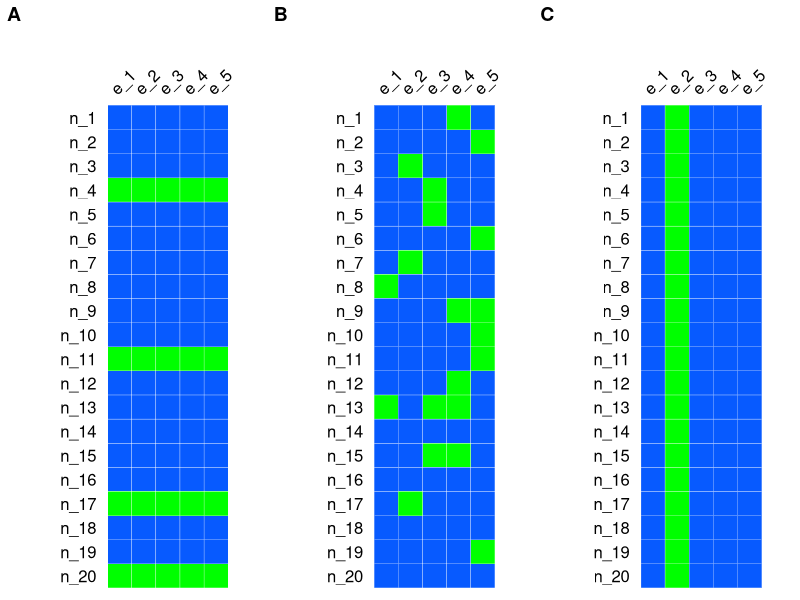

This chart was generated by the following R code:
###Load libraries
library(ggplot2)
library(cowplot)
library(reshape2)

set.seed(12)

Y <- matrix(1, nrow=20, ncol=5)
rownames(Y) <- paste0("n_", 20:1)
colnames(Y) <- paste0("e_", 1:5)

###Random lines
Yna <- Y
Yna[c(1,4, 10, 17), ] <- NA

Yna_melt <- melt(Yna)
colnames(Yna_melt) <- c("n", "e", "y")

p_rl <- ggplot(Yna_melt, aes(x = e, y = n, fill = y)) +
  geom_tile(color = "white") +
  labs(x = "", y = "", fill=expression(r[A]), title="") +
  scale_fill_gradient2(low = "#FFFFCC",
                       mid = "#075AFF",
                       high = "#FF0000",
                       na.value = "green") +
  scale_x_discrete(position = "top") +
  coord_fixed() +
  theme_cowplot(font_size = 14) +
  theme(legend.position = "none",
        line = element_blank(),
        axis.text.x = element_text(angle = 45, vjust = 1, hjust=0.1))

###Random observations
Yna <- Y

Yna[sample(x=1:100, size=20)] <- NA

Yna_melt <- melt(Yna)
colnames(Yna_melt) <- c("n", "e", "y")

p_ro <- ggplot(Yna_melt, aes(x = e, y = n, fill = y)) +
  geom_tile(color = "white") +
  labs(x = "", y = "", fill=expression(r[A]), title="") +
  scale_fill_gradient2(low = "#FFFFCC",
                       mid = "#075AFF",
                       high = "#FF0000",
                       na.value = "green") +
  scale_x_discrete(position = "top") +
  coord_fixed() +
  theme_cowplot(font_size = 14) +
  theme(legend.position = "none",
        line = element_blank(),
        axis.text.x = element_text(angle = 45, vjust = 1, hjust=0.1))

###New environment
Yna <- Y
Yna[, 2] <- NA

Yna_melt <- melt(Yna)
colnames(Yna_melt) <- c("n", "e", "y")

p_ne <- ggplot(Yna_melt, aes(x = e, y = n, fill = y)) +
  geom_tile(color = "white") +
  labs(x = "", y = "", title="") +
  scale_fill_gradient2(low = "#FFFFCC",
                       mid = "#075AFF",
                       high = "#FF0000",
                       na.value = "green") +
  scale_x_discrete(position = "top") +
  coord_fixed() +
  theme_cowplot(font_size = 14) +
  theme(legend.position = "none",
        line = element_blank(),
        axis.text.x = element_text(angle = 45, vjust = 1, hjust=0.1))

##Combine the plots
p <- plot_grid(p_rl,
               p_ro,
               p_ne,
               labels = c("A", "B", "C"),
               nrow=1)

ggsave("../analysis/paper_figures/Fig2.eps", plot=p, device="eps", units="in", height=5, width=10)
